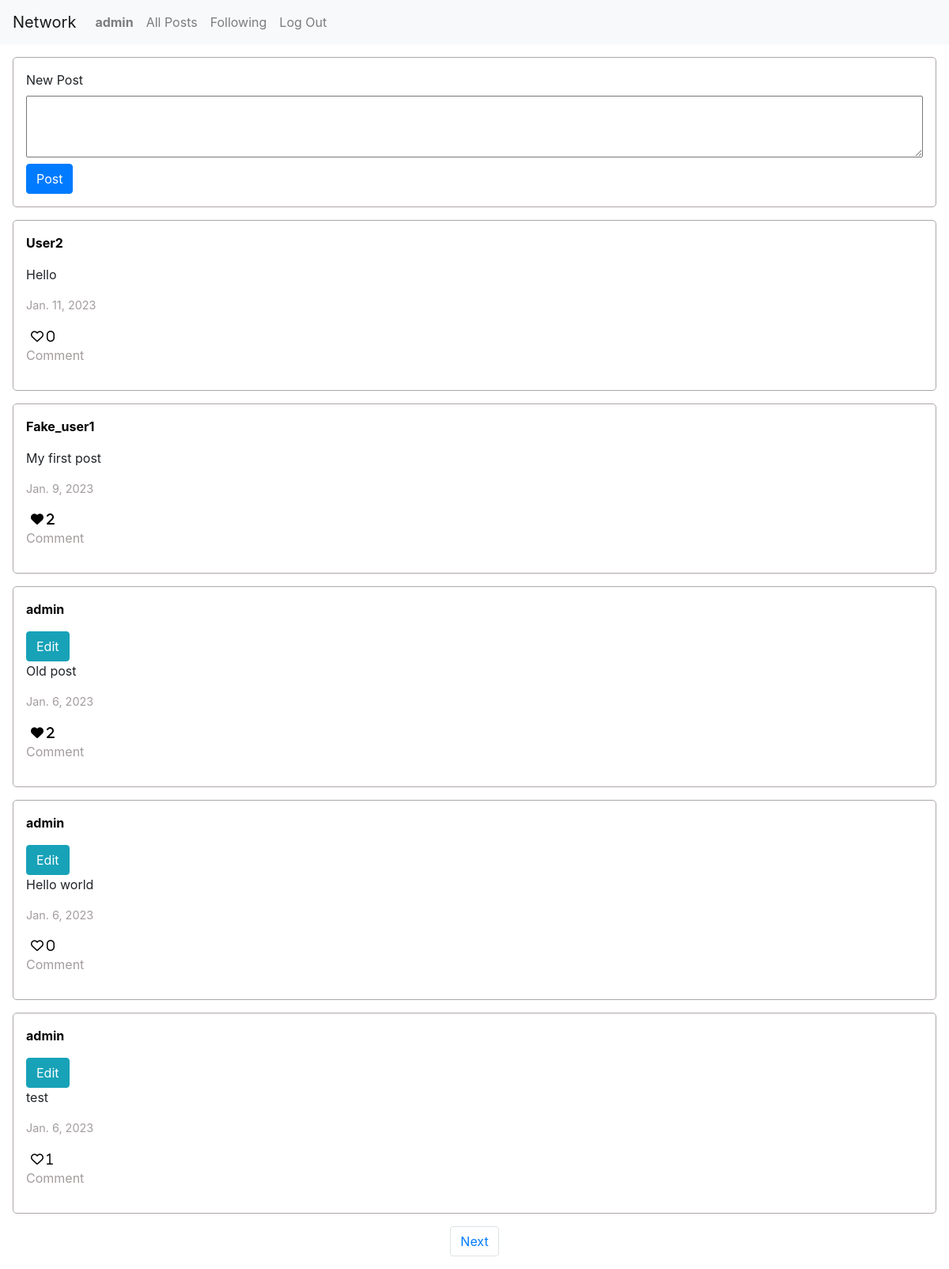
Screenshot of / (signed in) with the database file from the repository.
### network/models.py (models this page shows, shortened)
class User(AbstractUser):
    pass

class Post(models.Model):
    author = models.ForeignKey(User, on_delete=models.CASCADE)
    text = models.CharField(max_length=100)
    date = models.DateField(auto_now_add=True)
    likes = models.IntegerField(default=0)

### network/views.py (the view)
# urls.py: path("", views.index, name="index"),
def index(request):
    posts = Post.objects.all().order_by('-date')
    paginator = Paginator(posts, 5)
    page_number = request.GET.get('page')
    posts_of_the_page = paginator.get_page(page_number)
    liked_posts_arr = []
    if request.user.is_authenticated:
        liked_posts_arr = liked_posts(request.user)
    return render(request, "network/index.html", {
        "posts": posts,
        "posts_of_the_page":posts_of_the_page,
        "liked_posts": liked_posts_arr
        })

### network/views.py (called while the page is built)
def liked_posts(user):
    posts = Post.objects.all().order_by('-date')
    liked_posts_arr = []
    likes = Like.objects.filter(user = user)
    for post in posts:
        for like in likes:
            if(post == like.post):
                liked_posts_arr.append(post)
    return liked_posts_arr

### network/templates/network/index.html (shortened to what this page needs)
{% extends "network/layout.html" %}
{% block body %}
    {% if user.is_authenticated %}
    <form id="post_form" action="{%url "add_post"%}" method="post" >
        <label for="post_value">New Post</label>
        <textarea id="post_value" name="post" rows="3" cols="50"></textarea>
        <input type="submit" class="btn btn-primary" value="Post"/>
    </form>
    {%endif%}
    {%if posts%}
        {%for post in posts_of_the_page%}
        <div id="post-{{post.id}}" class="post_container">
            <a class="user_link" href="{%url 'user' post.author.id%}"><p class="post_author">{{post.author}}</p></a>
            {%if post.author == user%}
                <button data-id="{{post.id}}" id="editBtn_{{post.id}}" class="btn btn-info editBtn">Edit</button>
            {%endif%}
            <p class="post_text">{{post.text}}</p>
            <p class="post_date">{{post.date}}</p>
            <button id="{{post.id}}" class = "likeBtn fa-heart {% if post in liked_posts%}fa-solid{%else%}fa-regular{%endif%}"> {{post.likes}}</button>
            <p class="post_comment">Comment</p>
        </div>
        {%endfor%}
    {%endif%}
    <nav aria-label="Page navigation">
        <ul class="pagination justify-content-center">
        {%if posts_of_the_page.has_next%}
          <li class="page-item"><a class="page-link" href="?page={{ posts_of_the_page.next_page_number }}">Next</a></li>
        {%endif%}
        </ul>
      </nav>
{% endblock %}

### network/templates/network/layout.html (shortened to what this page needs)
{% load static %}
<!DOCTYPE html>
<html lang="en">
    <head>
        <link rel="stylesheet" href="https://stackpath.bootstrapcdn.com/bootstrap/4.4.1/css/bootstrap.min.css">
        <link rel="stylesheet" href="https://cdnjs.cloudflare.com/ajax/libs/font-awesome/6.2.1/css/all.min.css" />
        <link href="{% static 'network/styles.css' %}" rel="stylesheet">
    </head>
    <body>
        <nav class="navbar navbar-expand-lg navbar-light bg-light">
            <a class="navbar-brand" href="{% url 'index' %}">Network</a>
            <div>
              <ul class="navbar-nav mr-auto">
                {% if user.is_authenticated %}
                    <li class="nav-item">
                        <a class="nav-link" href="{%url 'user' user.id%}"><strong>{{ user.username }}</strong></a>
                    </li>
                {% endif %}
                <li class="nav-item">
                  <a class="nav-link" href="{% url 'index' %}">All Posts</a>
                </li>
                {% if user.is_authenticated %}
                    <li class="nav-item">
                        <a class="nav-link" href="{% url 'following' user.id%}">Following</a>
                    </li>
                    <li class="nav-item">
                        <a class="nav-link" href="{% url 'logout' %}">Log Out</a>
                    </li>
                {% endif %}
              </ul>
            </div>
          </nav>
        <div class="body">
            {% block body %}
            {% endblock %}
        </div>
    </body>
</html>

### network/static/network/styles.css (style rules this page uses)
#post_form { display: flex; flex-direction: column; align-items: flex-start; justify-content: space-between; padding: 1rem; border: 1px solid #aea7a7; border-radius: 5px; margin:1rem; }
#post_value { margin-bottom: .5rem; align-self: stretch; }
.post_container { padding: 1rem; border: 1px solid #aea7a7; border-radius: 5px; margin:1rem; }
.post_author { font-weight: bold; }
.post_date { font-size: .9rem; color: #a39c9c; }
.post_comment { color: #a39c9c; }
.likeBtn { background-color: transparent; border: none; }
.user_link, .user_link:hover { text-decoration: none; color: #000; }

### rows the page displays
User: username "admin"
Post: author "User2", text "Hello", date "Jan. 11, 2023", likes "0"
Post: author "Fake_user1", text "My first post", date "Jan. 9, 2023", likes "2"
Post: author "admin", text "Old post", date "Jan. 6, 2023", likes "2"
Post: author "admin", text "Hello world", date "Jan. 6, 2023", likes "0"
Post: author "admin", text "test", date "Jan. 6, 2023", likes "1"
